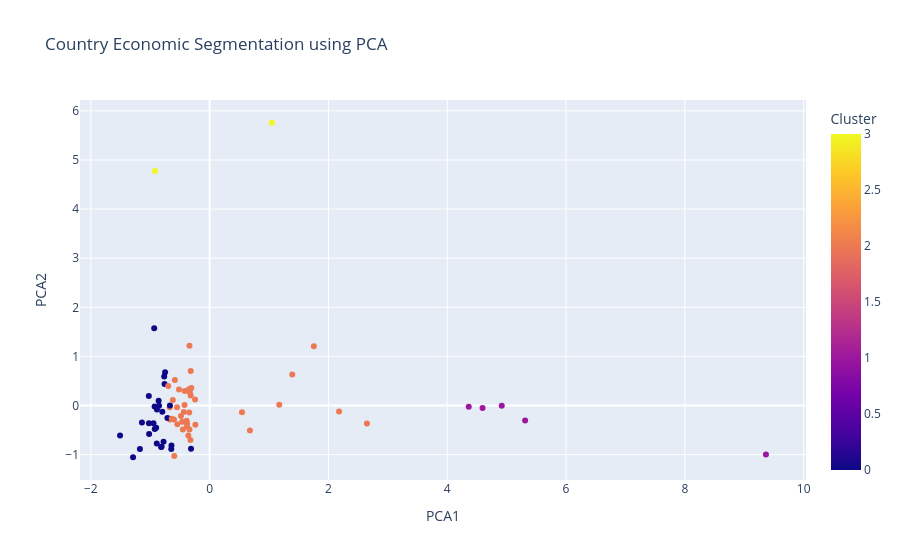

Write notebook code for a chart like this one.
### Code cell
#PCA Visualization
pca = PCA(n_components=2)

pca_result = pca.fit_transform(X_scaled)

cluster_df["PCA1"] = pca_result[:, 0]
cluster_df["PCA2"] = pca_result[:, 1]

fig = px.scatter(
    cluster_df,
    x="PCA1",
    y="PCA2",
    color="Cluster",
    hover_name="Country",
    title="Country Economic Segmentation using PCA"
)

fig.show()

### Figure 1 — Plotly figure (JSON) as saved in the notebook; plotly's stock layout.template omitted (floating-point values rounded to 4 significant figures)
{"data": [{"hovertemplate": "<b>%{hovertext}</b><br><br>PCA1=%{x}<br>PCA2=%{y}<br>Cluster=%{marker.color}<extra></extra>", "hovertext": ["Advanced Economies", "Australia", "Austria", "Belarus", "Belgium", "Bosnia and Herzegovina", "Brazil", "Bulgaria", "Canada", "Chile", "China", "Colombia", "Croatia", "Cyprus", "Czech Republic", "Denmark", "EMDE East Asia & Pacific", "EMDE Europe & Central Asia", "EMDE Latin America & Caribbean", "EMDE Middle East, North Africa, Afghanistan & Pakistan", "EMDE Sub-Saharan Africa", "Egypt, Arab Rep.", "Emerging Market and Developing Economies (EMDEs)", "Estonia", "Finland", "France", "Germany", "Greece", "High Income Countries", "Hong Kong SAR, China", "Hungary", "Iceland", "Indonesia", "Ireland", "Israel", "Italy", "Japan", "Jordan", "Kazakhstan", "Korea, Rep.", "Latvia", "Lithuania", "Luxembourg", "Malaysia", "Malta", "Mexico", "Middle-Income Countries (MIC)", "Netherlands", "New Zealand", "North Macedonia", "Norway", "Peru", "Philippines", "Poland", "Portugal", "Romania", "Russian Federation", "Singapore", "Slovakia", "Slovenia", "South Africa", "Spain", "Sri Lanka", "Sweden", "Switzerland", "Taiwan, China", "Thailand", "Tunisia", "Turkey", "Uganda", "United Kingdom", "United States", "Viet Nam", "World (WBG members)"], "legendgroup": "", "marker": {"color": [1, 2, 0, 2, 2, 2, 0, 0, 0, 0, 2, 2, 2, 2, 0, 2, 2, 2, 2, 2, 3, 2, 1, 2, 0, 2, 2, 0, 1, 2, 0, 2, 2, 2, 0, 2, 0, 0, 0, 0, 2, 2, 0, 2, 2, 0, 1, 2, 2, 2, 0, 0, 2, 0, 0, 0, 2, 0, 2, 0, 3, 0, 2, 2, 2, 0, 2, 0, 2, 0, 2, 2, 0, 1], "coloraxis": "coloraxis", "symbol": "circle"}, "mode": "markers", "name": "", "orientation": "v", "showlegend": false, "type": "scatter", "x": [4.918, -0.4607, -0.8585, -0.339, -0.6721, -0.3079, -0.9453, -1.021, -0.6682, -1.024, 0.5449, -0.3182, -0.6007, -0.3432, -0.7761, -0.2403, 2.18, 2.649, 1.391, 1.754, 1.049, -0.3193, 4.362, -0.5153, -0.7648, -0.3468, -0.3808, -0.7585, 5.311, -0.3812, -1.019, -0.4827, -0.3335, -0.6684, -1.289, -0.548, -0.313, -0.8517, -0.9262, -0.8159, -0.4187, -0.6968, -1.14, -0.6197, -0.45, -0.8086, 4.595, -0.5426, -0.4228, -0.339, -0.9238, -1.508, -0.2446, -0.7102, -0.7964, -1.173, -0.3227, -0.6459, -0.4342, -0.8997, -0.9198, -0.7496, -0.6381, -0.5853, -0.3584, -0.8897, -0.5952, -0.9329, 1.172, -0.8869, -0.3866, 0.679, -0.6423, 9.365], "xaxis": "x", "y": [-0.006273, -0.3324, 0.09499, -0.4868, -0.03396, 0.3548, -0.3607, -0.3612, -0.0004218, 0.1929, -0.1353, 0.7019, -0.2858, -0.1446, -0.7388, -0.3893, -0.1211, -0.3648, 0.6308, 1.209, 5.758, 0.2056, -0.02548, 0.3244, 0.5926, 0.3312, -0.3654, 0.4399, -0.3028, -0.4257, -0.5798, -0.2119, 0.2706, -0.2865, -1.054, -0.03752, -0.882, -0.003125, -0.02005, -0.8441, 0.2949, 0.3948, -0.3449, 0.1127, -0.4862, -0.842, -0.04849, -0.3793, 0.01089, 1.217, -0.4808, -0.6102, 0.124, -0.2535, -0.1274, -0.8876, -0.7017, -0.8842, -0.1321, -0.4539, 4.776, 0.6796, -0.2718, 0.519, -0.6103, -0.7756, -1.028, 1.575, 0.01492, -0.08054, -0.3082, -0.5089, -0.8122, -0.9985], "yaxis": "y"}], "layout": {"coloraxis": {"colorbar": {"title": {"text": "Cluster"}}, "colorscale": [[0, "#0d0887"], [0.1111, "#46039f"], [0.2222, "#7201a8"], [0.3333, "#9c179e"], [0.4444, "#bd3786"], [0.5556, "#d8576b"], [0.6667, "#ed7953"], [0.7778, "#fb9f3a"], [0.8889, "#fdca26"], [1, "#f0f921"]]}, "legend": {"tracegroupgap": 0}, "title": {"text": "Country Economic Segmentation using PCA"}, "xaxis": {"anchor": "y", "domain": [0, 1], "title": {"text": "PCA1"}}, "yaxis": {"anchor": "x", "domain": [0, 1], "title": {"text": "PCA2"}}}}
